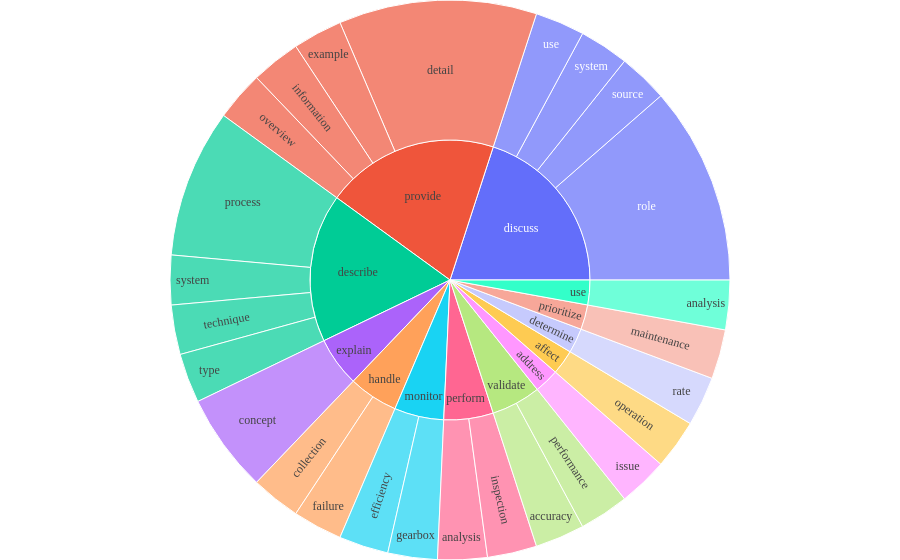

This figure's notebook cell:
### Code cell
import plotly.graph_objects as go
import plotly.express as px

# df["blank"] = "ROOT"
# df = phrases.groupby(["verb", "noun"]).size().sort_values(ascending=False).head(5).reset_index().rename(columns={0: "count"})

df = df[df["count"] >= 1]
fig = px.sunburst(df, path=['verb', 'noun'], values='count')
# fig.update_layout(uniformtext=dict(minsize=10, mode='hide'))
fig.update_layout(
    margin=dict(l=0, r=0, t=0, b=0),
    font_family="Times New Roman",
)
fig.show()
fig.write_html("verb_noun.html")
#fig.savefig("output/verb_noun.pdf")

### Figure 1 — Plotly figure (JSON) as saved in the notebook; plotly's stock layout.template omitted (floating-point values rounded to 4 significant figures)
{"data": [{"branchvalues": "total", "domain": {"x": [0, 1], "y": [0, 1]}, "hovertemplate": "labels=%{label}<br>count=%{value}<br>parent=%{parent}<br>id=%{id}<extra></extra>", "ids": ["validate/accuracy", "perform/analysis", "use/analysis", "handle/collection", "explain/concept", "provide/detail", "monitor/efficiency", "provide/example", "handle/failure", "monitor/gearbox", "provide/information", "perform/inspection", "address/issue", "prioritize/maintenance", "affect/operation", "provide/overview", "validate/performance", "describe/process", "determine/rate", "discuss/role", "discuss/source", "describe/system", "discuss/system", "describe/technique", "describe/type", "discuss/use", "address", "affect", "describe", "determine", "discuss", "explain", "handle", "monitor", "perform", "prioritize", "provide", "use", "validate"], "labels": ["accuracy", "analysis", "analysis", "collection", "concept", "detail", "efficiency", "example", "failure", "gearbox", "information", "inspection", "issue", "maintenance", "operation", "overview", "performance", "process", "rate", "role", "source", "system", "system", "technique", "type", "use", "address", "affect", "describe", "determine", "discuss", "explain", "handle", "monitor", "perform", "prioritize", "provide", "use", "validate"], "name": "", "parents": ["validate", "perform", "use", "handle", "explain", "provide", "monitor", "provide", "handle", "monitor", "provide", "perform", "address", "prioritize", "affect", "provide", "validate", "describe", "determine", "discuss", "discuss", "describe", "discuss", "describe", "describe", "discuss", "", "", "", "", "", "", "", "", "", "", "", "", ""], "type": "sunburst", "values": [1, 1, 1, 1, 2, 4, 1, 1, 1, 1, 1, 1, 1, 1, 1, 1, 1, 3, 1, 4, 1, 1, 1, 1, 1, 1, 1, 1, 6, 1, 7, 2, 2, 2, 2, 1, 7, 1, 2]}], "layout": {"font": {"family": "Times New Roman"}, "legend": {"tracegroupgap": 0}, "margin": {"b": 0, "l": 0, "r": 0, "t": 0}}}
